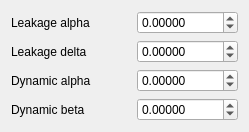
              <widget class="QWidget" name="tab_cpu_cores_energy">
               <attribute name="title">
                <string>Energy consumption</string>
               </attribute>
               <layout class="QVBoxLayout" name="verticalLayout_8">
                <item>
                 <layout class="QHBoxLayout" name="horizontalLayout_22">
                  <item>
                   <widget class="QLabel" name="label_19">
                    <property name="text">
                     <string>Leakage alpha</string>
                    </property>
                    <property name="buddy">
                     <cstring>doubleSpinBox_cpu_cores_energy_leakage_alpha</cstring>
                    </property>
                   </widget>
                  </item>
                  <item>
                   <spacer name="horizontalSpacer_21">
                    <property name="orientation">
                     <enum>Qt::Horizontal</enum>
                    </property>
                    <property name="sizeHint" stdset="0">
                     <size>
                      <width>40</width>
                      <height>20</height>
                     </size>
                    </property>
                   </spacer>
                  </item>
                  <item>
                   <widget class="QDoubleSpinBox" name="doubleSpinBox_cpu_cores_energy_leakage_alpha">
                    <property name="decimals">
                     <number>5</number>
                    </property>
                    <property name="minimum">
                     <double>-99999.999989999996615</double>
                    </property>
                    <property name="maximum">
                     <double>99999.999989999996615</double>
                    </property>
                   </widget>
                  </item>
                 </layout>
                </item>
                <item>
                 <layout class="QHBoxLayout" name="horizontalLayout_23">
                  <item>
                   <widget class="QLabel" name="label_20">
                    <property name="text">
                     <string>Leakage delta</string>
                    </property>
                    <property name="buddy">
                     <cstring>doubleSpinBox_cpu_cores_energy_leakage_delta</cstring>
                    </property>
                   </widget>
                  </item>
                  <item>
                   <spacer name="horizontalSpacer_22">
                    <property name="orientation">
                     <enum>Qt::Horizontal</enum>
                    </property>
                    <property name="sizeHint" stdset="0">
                     <size>
                      <width>40</width>
                      <height>20</height>
                     </size>
                    </property>
                   </spacer>
                  </item>
                  <item>
                   <widget class="QDoubleSpinBox" name="doubleSpinBox_cpu_cores_energy_leakage_delta">
                    <property name="decimals">
                     <number>5</number>
                    </property>
                    <property name="minimum">
                     <double>-99999.999989999996615</double>
                    </property>
                    <property name="maximum">
                     <double>99999.999989999996615</double>
                    </property>
                   </widget>
                  </item>
                 </layout>
                </item>
                <item>
                 <layout class="QHBoxLayout" name="horizontalLayout_24">
                  <item>
                   <widget class="QLabel" name="label_21">
                    <property name="text">
                     <string>Dynamic alpha</string>
                    </property>
                    <property name="buddy">
                     <cstring>doubleSpinBox_cpu_cores_energy_dynamic_alpha</cstring>
                    </property>
                   </widget>
                  </item>
                  <item>
                   <spacer name="horizontalSpacer_23">
                    <property name="orientation">
                     <enum>Qt::Horizontal</enum>
                    </property>
                    <property name="sizeHint" stdset="0">
                     <size>
                      <width>40</width>
                      <height>20</height>
                     </size>
                    </property>
                   </spacer>
                  </item>
                  <item>
                   <widget class="QDoubleSpinBox" name="doubleSpinBox_cpu_cores_energy_dynamic_alpha">
                    <property name="decimals">
                     <number>5</number>
                    </property>
                    <property name="minimum">
                     <double>-99999.999989999996615</double>
                    </property>
                    <property name="maximum">
                     <double>99999.999989999996615</double>
                    </property>
                   </widget>
                  </item>
                 </layout>
                </item>
                <item>
                 <layout class="QHBoxLayout" name="horizontalLayout_25">
                  <item>
                   <widget class="QLabel" name="label_22">
                    <property name="text">
                     <string>Dynamic beta</string>
                    </property>
                    <property name="buddy">
                     <cstring>doubleSpinBox_cpu_cores_energy_dynamic_beta</cstring>
                    </property>
                   </widget>
                  </item>
                  <item>
                   <spacer name="horizontalSpacer_24">
                    <property name="orientation">
                     <enum>Qt::Horizontal</enum>
                    </property>
                    <property name="sizeHint" stdset="0">
                     <size>
                      <width>40</width>
                      <height>20</height>
                     </size>
                    </property>
                   </spacer>
                  </item>
                  <item>
                   <widget class="QDoubleSpinBox" name="doubleSpinBox_cpu_cores_energy_dynamic_beta">
                    <property name="decimals">
                     <number>5</number>
                    </property>
                    <property name="minimum">
                     <double>-99999.999989999996615</double>
                    </property>
                    <property name="maximum">
                     <double>99999.999989999996615</double>
                    </property>
                   </widget>
                  </item>
                 </layout>
                </item>
               </layout>
              </widget>
